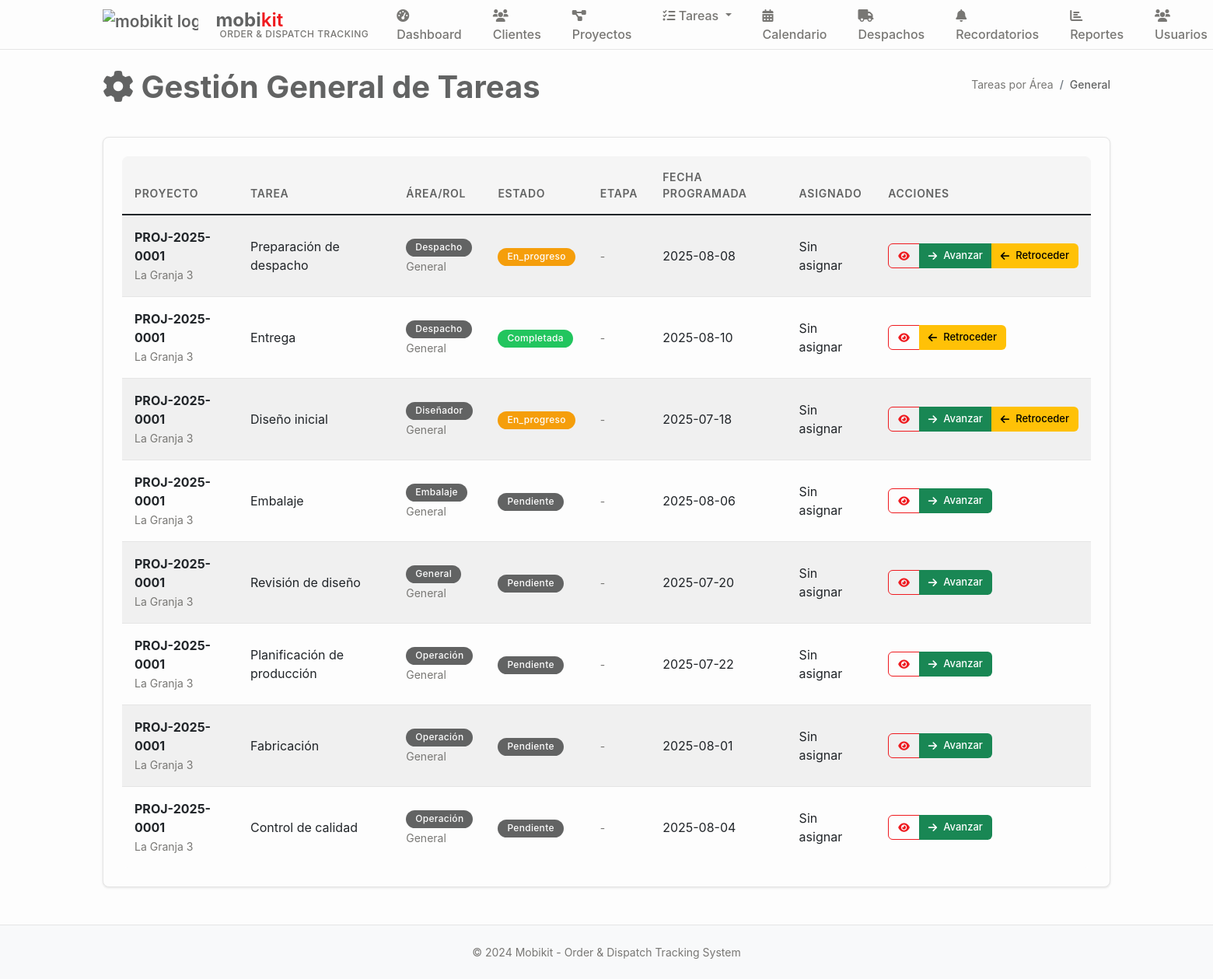
The page /tareas/general (signed in) on the database its author committed.
### tables this page shows
CREATE TABLE tareas (
    id INTEGER PRIMARY KEY AUTOINCREMENT,
    proyecto_id INTEGER NOT NULL,
    codigo TEXT, -- Código de tarea opcional
    titulo TEXT NOT NULL,
    descripcion TEXT,
    tipo TEXT DEFAULT 'general' CHECK (tipo IN ('diseño', 'fabricación', 'control_calidad', 'embalaje', 'despacho', 'general')),
    rol_asignado TEXT NOT NULL,
    usuario_asignado_id INTEGER,
    area_id INTEGER,
    estado TEXT DEFAULT 'pendiente' CHECK (estado IN ('pendiente', 'en_progreso', 'pausada', 'completada', 'cancelada')),
    prioridad TEXT DEFAULT 'media' CHECK (prioridad IN ('baja', 'media', 'alta', 'urgente')),
    fecha_programada DATE,
    fecha_inicio TIMESTAMP,
    fecha_completada TIMESTAMP,
    tiempo_estimado INTEGER, -- En horas
    tiempo_real INTEGER, -- En horas
    dependencias TEXT, -- JSON con IDs de tareas dependientes
    observaciones TEXT,
    created_at TIMESTAMP DEFAULT CURRENT_TIMESTAMP,
    updated_at TIMESTAMP DEFAULT CURRENT_TIMESTAMP, etapa_fabricacion TEXT 
                CHECK (etapa_fabricacion IN ('seccionado', 'enchapado', 'mecanizado', 'fabricacion_completo')),
    FOREIGN KEY (proyecto_id) REFERENCES proyectos (id),
    FOREIGN KEY (usuario_asignado_id) REFERENCES usuarios (id),
    FOREIGN KEY (area_id) REFERENCES areas (id)
);

CREATE TABLE proyectos (
    id INTEGER PRIMARY KEY AUTOINCREMENT,
    codigo TEXT UNIQUE NOT NULL, -- Código único del proyecto
    nombre TEXT NOT NULL,
    cliente_id INTEGER NOT NULL,
    descripcion TEXT,
    estado TEXT DEFAULT 'diseño' CHECK (estado IN ('diseño', 'aprobado', 'producción', 'embalaje', 'despacho', 'entregado', 'cancelado')),
    prioridad TEXT DEFAULT 'media' CHECK (prioridad IN ('baja', 'media', 'alta', 'urgente')),
    fecha_inicio DATE,
    fecha_entrega DATE,
    fecha_entrega_real DATE,
    diseñador_id INTEGER,
    supervisor_id INTEGER,
    presupuesto DECIMAL(12,2),
    costo_real DECIMAL(12,2),
    observaciones TEXT,
    created_at TIMESTAMP DEFAULT CURRENT_TIMESTAMP,
    updated_at TIMESTAMP DEFAULT CURRENT_TIMESTAMP,
    FOREIGN KEY (cliente_id) REFERENCES clientes (id),
    FOREIGN KEY (diseñador_id) REFERENCES usuarios (id),
    FOREIGN KEY (supervisor_id) REFERENCES usuarios (id)
);

### main.py (the view)
@app.route('/tareas/general')
@login_required
@role_required(['admin', 'general'])
def tareas_general():
    conn = sqlite3.connect('mobikit.db')
    cursor = conn.cursor()
    cursor.execute('''
        SELECT t.id, t.titulo, p.nombre as proyecto, p.codigo, t.estado,
               t.fecha_programada, t.descripcion, u.nombre as asignado,
               t.rol_asignado, t.tipo, t.etapa_fabricacion, t.created_at
        FROM tareas t
        JOIN proyectos p ON t.proyecto_id = p.id
        LEFT JOIN usuarios u ON t.usuario_asignado_id = u.id
        ORDER BY
            t.rol_asignado,
            CASE t.estado
                WHEN 'pendiente' THEN 1
                WHEN 'en_progreso' THEN 2
                WHEN 'completada' THEN 3
            END,
            t.fecha_programada ASC
    ''')
    tareas_list = cursor.fetchall()
    conn.close()
    return render_template('tareas_general.html', tareas=tareas_list)

### main.py (called while the page is built)
def login_required(f):
    @wraps(f)
    def decorated_function(*args, **kwargs):
        if 'user_id' not in session:
            return redirect(url_for('login'))
        return f(*args, **kwargs)
    return decorated_function

def role_required(roles):
    def decorator(f):
        @wraps(f)
        def decorated_function(*args, **kwargs):
            if 'user_role' not in session or session['user_role'] not in roles:
                flash('No tienes permisos para acceder a esta página', 'error')
                return redirect(url_for('dashboard'))
            return f(*args, **kwargs)
        return decorated_function
    return decorator

### templates/tareas_general.html (shortened to what this page needs)
{% extends "base.html" %}
{% block content %}
<div class="d-flex justify-content-between align-items-center mb-4">
    <h1><i class="fas fa-cog"></i> Gestión General de Tareas</h1>
    <nav aria-label="breadcrumb">
        <ol class="breadcrumb">
            <li class="breadcrumb-item"><a href="{{ url_for('tareas_area') }}">Tareas por Área</a></li>
            <li class="breadcrumb-item active">General</li>
        </ol>
    </nav>
</div>
<div class="card">
    <div class="card-body">
        {% if tareas %}
        <div class="table-responsive">
            <table class="table table-striped">
                <thead>
                    <tr>
                        <th>Proyecto</th>
                        <th>Tarea</th>
                        <th>Área/Rol</th>
                        <th>Estado</th>
                        <th>Etapa</th>
                        <th>Fecha Programada</th>
                        <th>Asignado</th>
                        <th>Acciones</th>
                    </tr>
                </thead>
                <tbody>
                    {% for tarea in tareas %}
                    <tr>
                        <td>
                            <strong>{{ tarea[3] }}</strong><br>
                            <small class="text-muted">{{ tarea[2] }}</small>
                        </td>
                        <td>{{ tarea[1] }}</td>
                        <td>
                            <span class="badge bg-secondary">{{ tarea[8]|title }}</span>
                            {% if tarea[9] %}
                            <br><small class="text-muted">{{ tarea[9]|title }}</small>
                            {% endif %}
                        </td>
                        <td>
                            <span class="badge bg-{{ 'success' if tarea[4] == 'completada' else 'warning' if tarea[4] == 'en_progreso' else 'secondary' }}">
                                {{ tarea[4]|title }}
                            </span>
                        </td>
                        <td>
                            {% if tarea[10] %}
                            <span class="badge bg-info">{{ tarea[10]|title|replace('_', ' ') }}</span>
                            {% else %}
                            <small class="text-muted">-</small>
                            {% endif %}
                        </td>
                        <td>{{ tarea[5] if tarea[5] else 'Sin fecha' }}</td>
                        <td>{{ tarea[7] if tarea[7] else 'Sin asignar' }}</td>
                        <td>
                            <div class="btn-group" role="group">
                                <a href="{{ url_for('tarea_detalle', tarea_id=tarea[0]) }}" class="btn btn-sm btn-outline-primary">
                                    <i class="fas fa-eye"></i>
                                </a>
                                {% if tarea[4] != 'completada' %}
                                <button class="btn btn-sm btn-success" onclick="avanzarTarea({{ tarea[0] }})">
                                    <i class="fas fa-arrow-right"></i> Avanzar
                                </button>
                                {% endif %}
                                {% if tarea[4] != 'pendiente' %}
                                <button class="btn btn-sm btn-warning" onclick="retrocederTarea({{ tarea[0] }})">
                                    <i class="fas fa-arrow-left"></i> Retroceder
                                </button>
                                {% endif %}
                            </div>
                        </td>
                    </tr>
                    {% endfor %}
                </tbody>
            </table>
        </div>
        {% else %}
        <div class="text-center py-4">
            <i class="fas fa-cog fa-3x text-muted mb-3"></i>
            <h5>No hay tareas disponibles</h5>
            <p class="text-muted">Las tareas aparecerán aquí cuando sean creadas.</p>
        </div>
        {% endif %}
    </div>
</div>
{% endblock %}

### static/css/style.css (style rules this page uses)
:root { --mobikit-red: #EF1A1F; --mobikit-red-light: #F58B8F; --mobikit-red-dark: #C7161A; --mobikit-gray: #626363; --mobikit-gray-logo: #626363; --mobikit-light-gray: #8C8C8C; --mobikit-dark-gray: #4A4A4A; --mobikit-white: #FDFDFD; --mobikit-light-bg: #FAFAFA; --mobikit-border: #E5E5E5; --mobikit-hover: #F5F5F5; --mobikit-text-light: #787774; --mobikit-sidebar: #F7F6F3; --mobikit-cocinas: #EF1A1F; --mobikit-closet: #626363; --mobikit-success: #22C55E; --mobikit-warning: #F59E0B; --mobikit-info: #626363; --mobikit-danger: #EF1A1F; }
* { box-sizing: border-box; }
body { font-family: -apple-system, BlinkMacSystemFont, 'Segoe UI', Roboto, 'Helvetica Neue', Arial, sans-serif; background-color: var(--mobikit-white); color: var(--mobikit-gray); line-height: 1.5; margin: 0; padding: 0; }
h1 { font-size: 2.5rem; font-weight: 700; color: var(--mobikit-gray); margin-bottom: 1rem; line-height: 1.2; }
.card { background-color: var(--mobikit-white); border: 1px solid var(--mobikit-border); border-radius: 8px; box-shadow: 0 1px 3px rgba(0, 0, 0, 0.1); margin-bottom: 1.5rem; overflow: hidden; transition: all 0.2s ease; }
.card-body { padding: 1.5rem; }
.btn { font-weight: 500; border-radius: 6px; padding: 0.5rem 1rem; font-size: 0.875rem; border: none; cursor: pointer; transition: all 0.2s ease; display: inline-flex; align-items: center; gap: 0.5rem; }
.btn-outline-primary { background-color: transparent; color: var(--mobikit-red); border: 1px solid var(--mobikit-red); }
.btn-sm { padding: 0.375rem 0.75rem; font-size: 0.8125rem; }
.table { background-color: var(--mobikit-white); border-radius: 8px; overflow: hidden; margin-bottom: 0; }
.table th { background-color: var(--mobikit-hover); border: none; font-weight: 600; color: var(--mobikit-gray); padding: 1rem; font-size: 0.875rem; text-transform: uppercase; letter-spacing: 0.05em; }
.table td { border: none; border-top: 1px solid var(--mobikit-border); padding: 1rem; vertical-align: middle; }
.badge { font-weight: 500; padding: 0.35rem 0.75rem; border-radius: 20px; font-size: 0.75rem; letter-spacing: 0.025em; color: var(--mobikit-white) !important; }
.badge.bg-secondary { background-color: var(--mobikit-info) !important; }
.badge.bg-success { background-color: var(--mobikit-success) !important; }
.badge.bg-warning { background-color: var(--mobikit-warning) !important; }
.breadcrumb { background-color: transparent; padding: 0; margin-bottom: 1.5rem; }
.breadcrumb-item { font-size: 0.875rem; }
.breadcrumb-item a { color: var(--mobikit-text-light); text-decoration: none; }
.breadcrumb-item.active { color: var(--mobikit-gray); font-weight: 500; }
a { color: var(--mobikit-red); text-decoration: none; }
.text-muted { color: var(--mobikit-text-light) !important; }

### rows shown on the page
tareas: codigo "PROJ-2025-0001", nombre "La Granja 3", titulo "Preparación de despacho", rol_asignado "Despacho", tipo "General", estado "En_progreso", fecha_programada "2025-08-08", tarea "Sin asignar"
tareas: codigo "PROJ-2025-0001", nombre "La Granja 3", titulo "Entrega", rol_asignado "Despacho", tipo "General", estado "Completada", fecha_programada "2025-08-10", tarea "Sin asignar"
tareas: codigo "PROJ-2025-0001", nombre "La Granja 3", titulo "Diseño inicial", rol_asignado "Diseñador", tipo "General", estado "En_progreso", fecha_programada "2025-07-18", tarea "Sin asignar"
tareas: codigo "PROJ-2025-0001", nombre "La Granja 3", titulo "Embalaje", rol_asignado "Embalaje", tipo "General", estado "Pendiente", fecha_programada "2025-08-06", tarea "Sin asignar"
tareas: codigo "PROJ-2025-0001", nombre "La Granja 3", titulo "Revisión de diseño", rol_asignado "General", tipo "General", estado "Pendiente", fecha_programada "2025-07-20", tarea "Sin asignar"
tareas: codigo "PROJ-2025-0001", nombre "La Granja 3", titulo "Planificación de producción", rol_asignado "Operación", tipo "General", estado "Pendiente", fecha_programada "2025-07-22", tarea "Sin asignar"
tareas: codigo "PROJ-2025-0001", nombre "La Granja 3", titulo "Fabricación", rol_asignado "Operación", tipo "General", estado "Pendiente", fecha_programada "2025-08-01", tarea "Sin asignar"
tareas: codigo "PROJ-2025-0001", nombre "La Granja 3", titulo "Control de calidad", rol_asignado "Operación", tipo "General", estado "Pendiente", fecha_programada "2025-08-04", tarea "Sin asignar"
